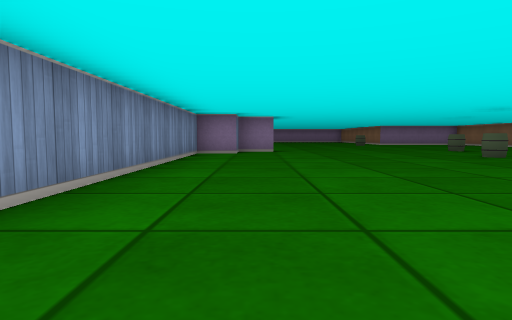
View 1 (above)

18 first-person views from a walk through a cub3D maze. The camera is about half as high as the walls, tilts 4° down and sees 75° across. The floor is counted in squares. Each view is taken from the middle of a square. On the plan, view 1 faces up. The plan holds only what a view shows up to about 9 squares ahead; the rest is blank.

View 2
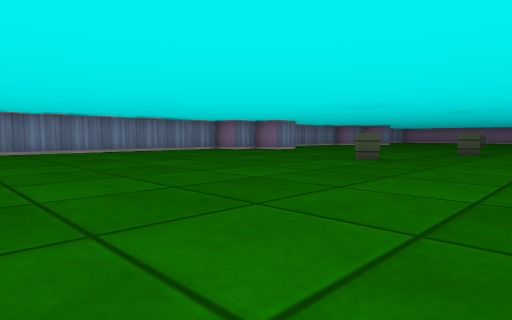

View 3
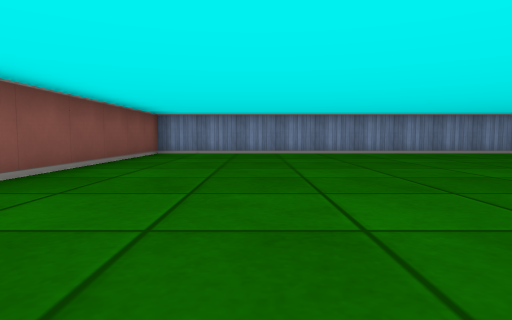

View 4
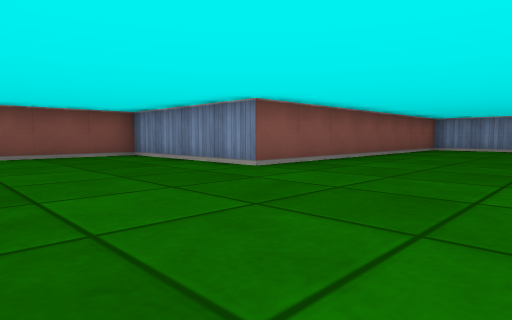

View 5
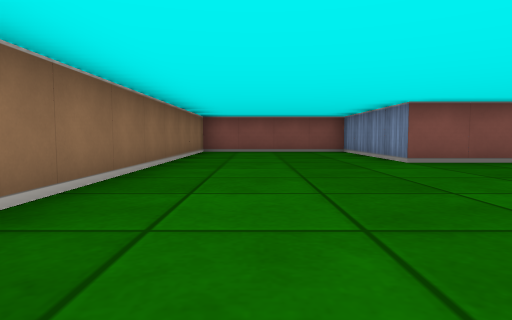

View 6
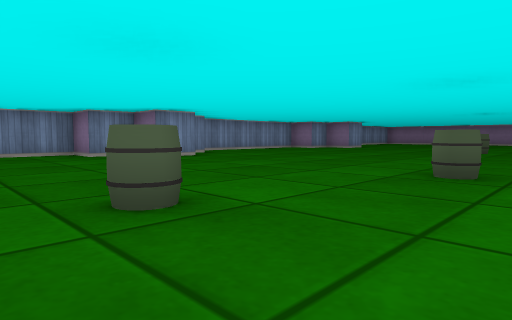

View 7
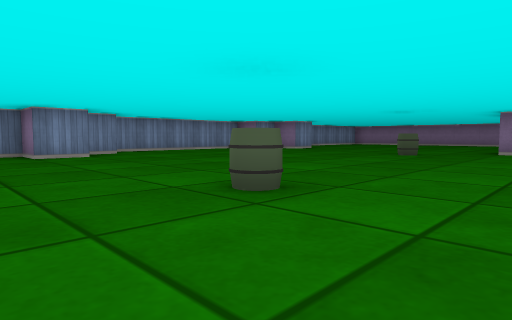

View 8
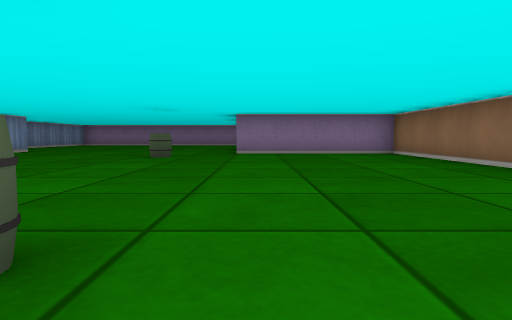

View 9
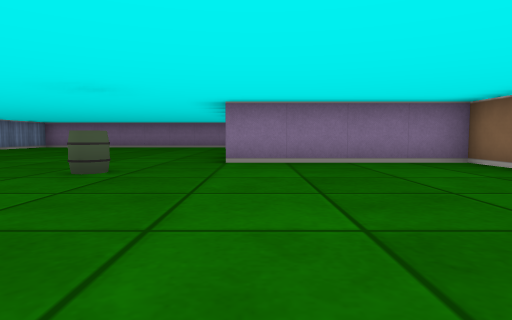

View 10
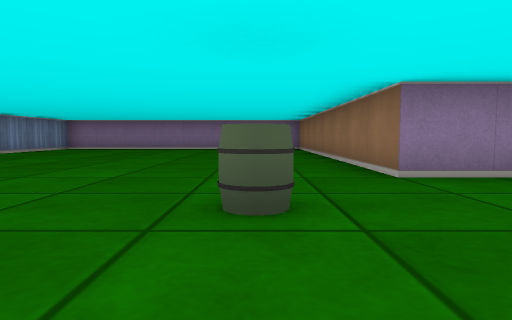

View 11
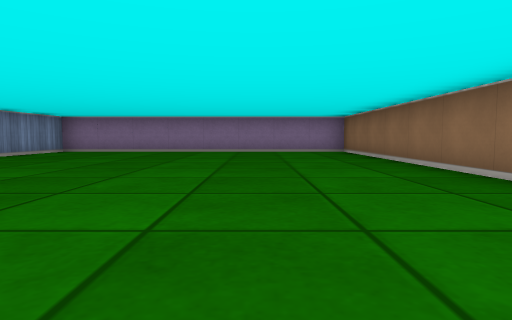

View 12
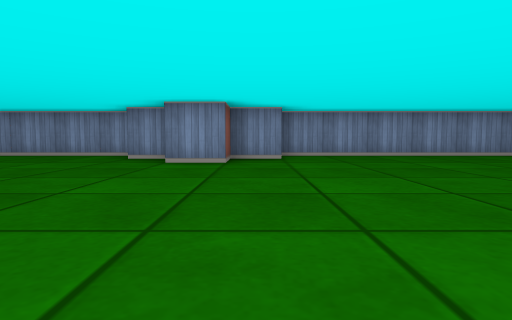

View 13
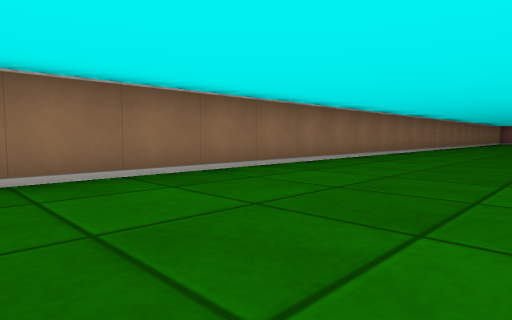

View 14
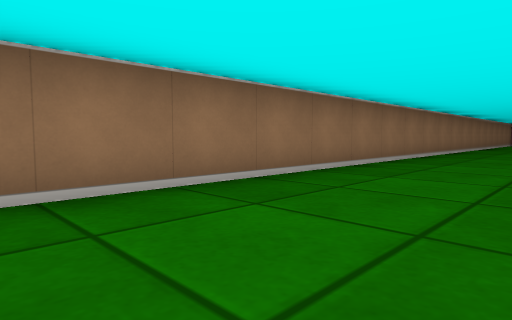

View 15
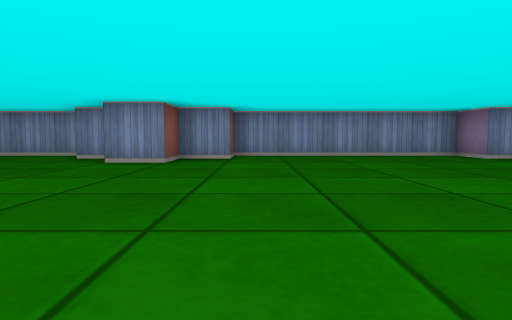

View 16
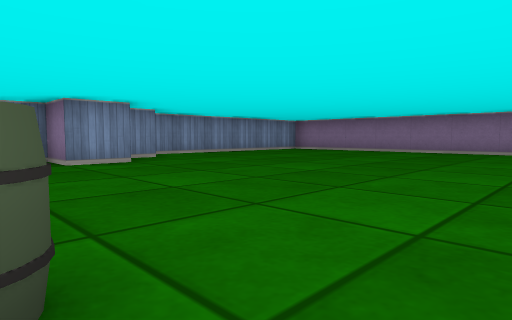

View 17
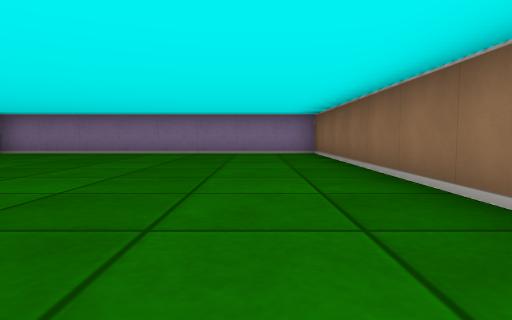

View 18
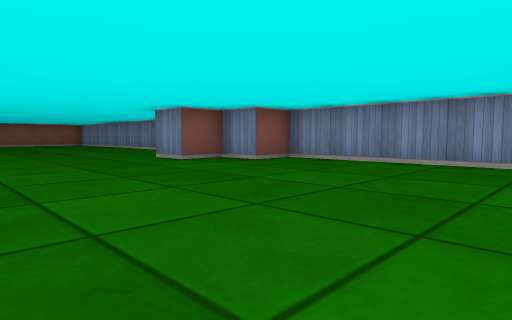

### Floor plan
Points are (right, up) in squares from view 1. A wall is a line through its corners. A room is listed if a view was taken in it or the views show most of it. See-through windows are left out.
Room 1 (views 1, 2, 3, 4, 5, 6, 7, 8, 9, 10, 11, 12, 13, 14, 15, 16, 17, 18)
walls: (-0.5, 19.5) (-0.5, 18.5) (0.5, 18.5) (0.5, 17.5) (-0.5, 17.5) (-0.5, 16.5) (-1.5, 16.5) (-1.5, 11.5) (-0.5, 11.5) (-0.5, 10.5) (0.5, 10.5) (0.5, 9.5) (-0.5, 9.5) (-0.5, 8.5) (-1.5, 8.5) (-1.5, -1.5) (6.5, -1.5) (6.5, -5.5) (9.1, -5.5); (10.5, -5.1) (10.5, 17.5) (6.5, 17.5) (6.5, 25.5) (-1.5, 25.5) (-1.5, 19.5)
objects: barrel (5, 7); barrel (5, 16); barrel (6, 10)

Positions as (right, up) in squares from view 1, and headings:
1: (0, 0), facing up
2: (8, 1), facing up-left
3: (7, 1), facing left
4: (10, 2), facing down-left
5: (9, 4), facing down
6: (7, 6), facing up-left
7: (8, 8), facing up-left
8: (7, 9), facing up
9: (7, 12), facing up
10: (5, 14), facing up
11: (4, 16), facing up
12: (6, 19), facing left
13: (7, 17), facing down-right
14: (8, 13), facing down-right
15: (6, 12), facing left
16: (6, 16), facing up-left
17: (5, 17), facing up
18: (4, 16), facing down-left
